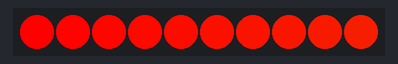
Bench run of a sketch on a simulated Arduino Uno, built with avr-gcc and run on an emulated ATmega328P. Parts: 10 RGB LEDs in strip order, left to right. Dim RGB values are drawn brighter than linear.

Above: at 0.15 s.
At 4.83 s:
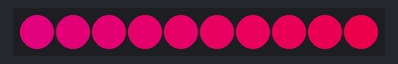
At 9.82 s:
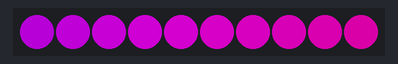
At 19.8 s:
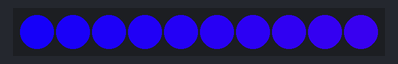
At 29.47 s:
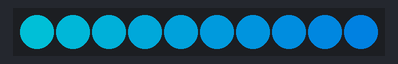
At 39.76 s:
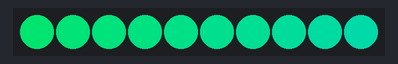

The sketch:

Rainbow.ino
```cpp
#include <Adafruit_DotStar.h>
// Because conditional #includes don't work w/Arduino sketches...
#include <SPI.h>         // COMMENT OUT THIS LINE FOR GEMMA OR TRINKET
//#include <avr/power.h> // ENABLE THIS LINE FOR GEMMA OR TRINKET
#ifdef __AVR__
  #include <avr/power.h>
#endif
#define NUMPIXELS 10
#define DATAPIN    13
#define CLOCKPIN   11
// Parameter 1 = number of pixels in strip
// Parameter 2 = Arduino pin number (most are valid)
// Parameter 3 = pixel type flags, add together as needed:
//   NEO_KHZ800  800 KHz bitstream (most NeoPixel products w/WS2812 LEDs)
//   NEO_KHZ400  400 KHz (classic 'v1' (not v2) FLORA pixels, WS2811 drivers)
//   NEO_GRB     Pixels are wired for GRB bitstream (most NeoPixel products)
//   NEO_RGB     Pixels are wired for RGB bitstream (v1 FLORA pixels, not v2)
//   NEO_RGBW    Pixels are wired for RGBW bitstream (NeoPixel RGBW products)

Adafruit_DotStar strip = Adafruit_DotStar(
  NUMPIXELS, DATAPIN, CLOCKPIN, DOTSTAR_GRB);
// IMPORTANT: To reduce NeoPixel burnout risk, add 1000 uF capacitor across
// pixel power leads, add 300 - 500 Ohm resistor on first pixel's data input
// and minimize distance between Arduino and first pixel.  Avoid connecting
// on a live circuit...if you must, connect GND first.

void setup() {
  strip.begin(); // Starts pixels
  strip.show(); // Initialize all pixels to 'off'
}
void loop() {
  // put your main code here, to run repeatedly:
 rainbow(20);
}

void rainbow(uint8_t wait) {
  uint16_t i, j;

  for(j=0; j<256; j++) {
    for(i=0; i<strip.numPixels(); i++) {
      strip.setPixelColor(i, Wheel((i+j) & 255));
    }
    strip.show();
    delay(wait);
  }
}
  uint32_t Wheel(byte WheelPos) {
  WheelPos = 255 - WheelPos;
  if(WheelPos < 85) {
    return strip.Color(255 - WheelPos * 3, 0, WheelPos * 3);
  }
  if(WheelPos < 170) {
    WheelPos -= 85;
    return strip.Color(0, WheelPos * 3, 255 - WheelPos * 3);
  }
  WheelPos -= 170;
  return strip.Color(WheelPos * 3, 255 - WheelPos * 3, 0);
}
```
